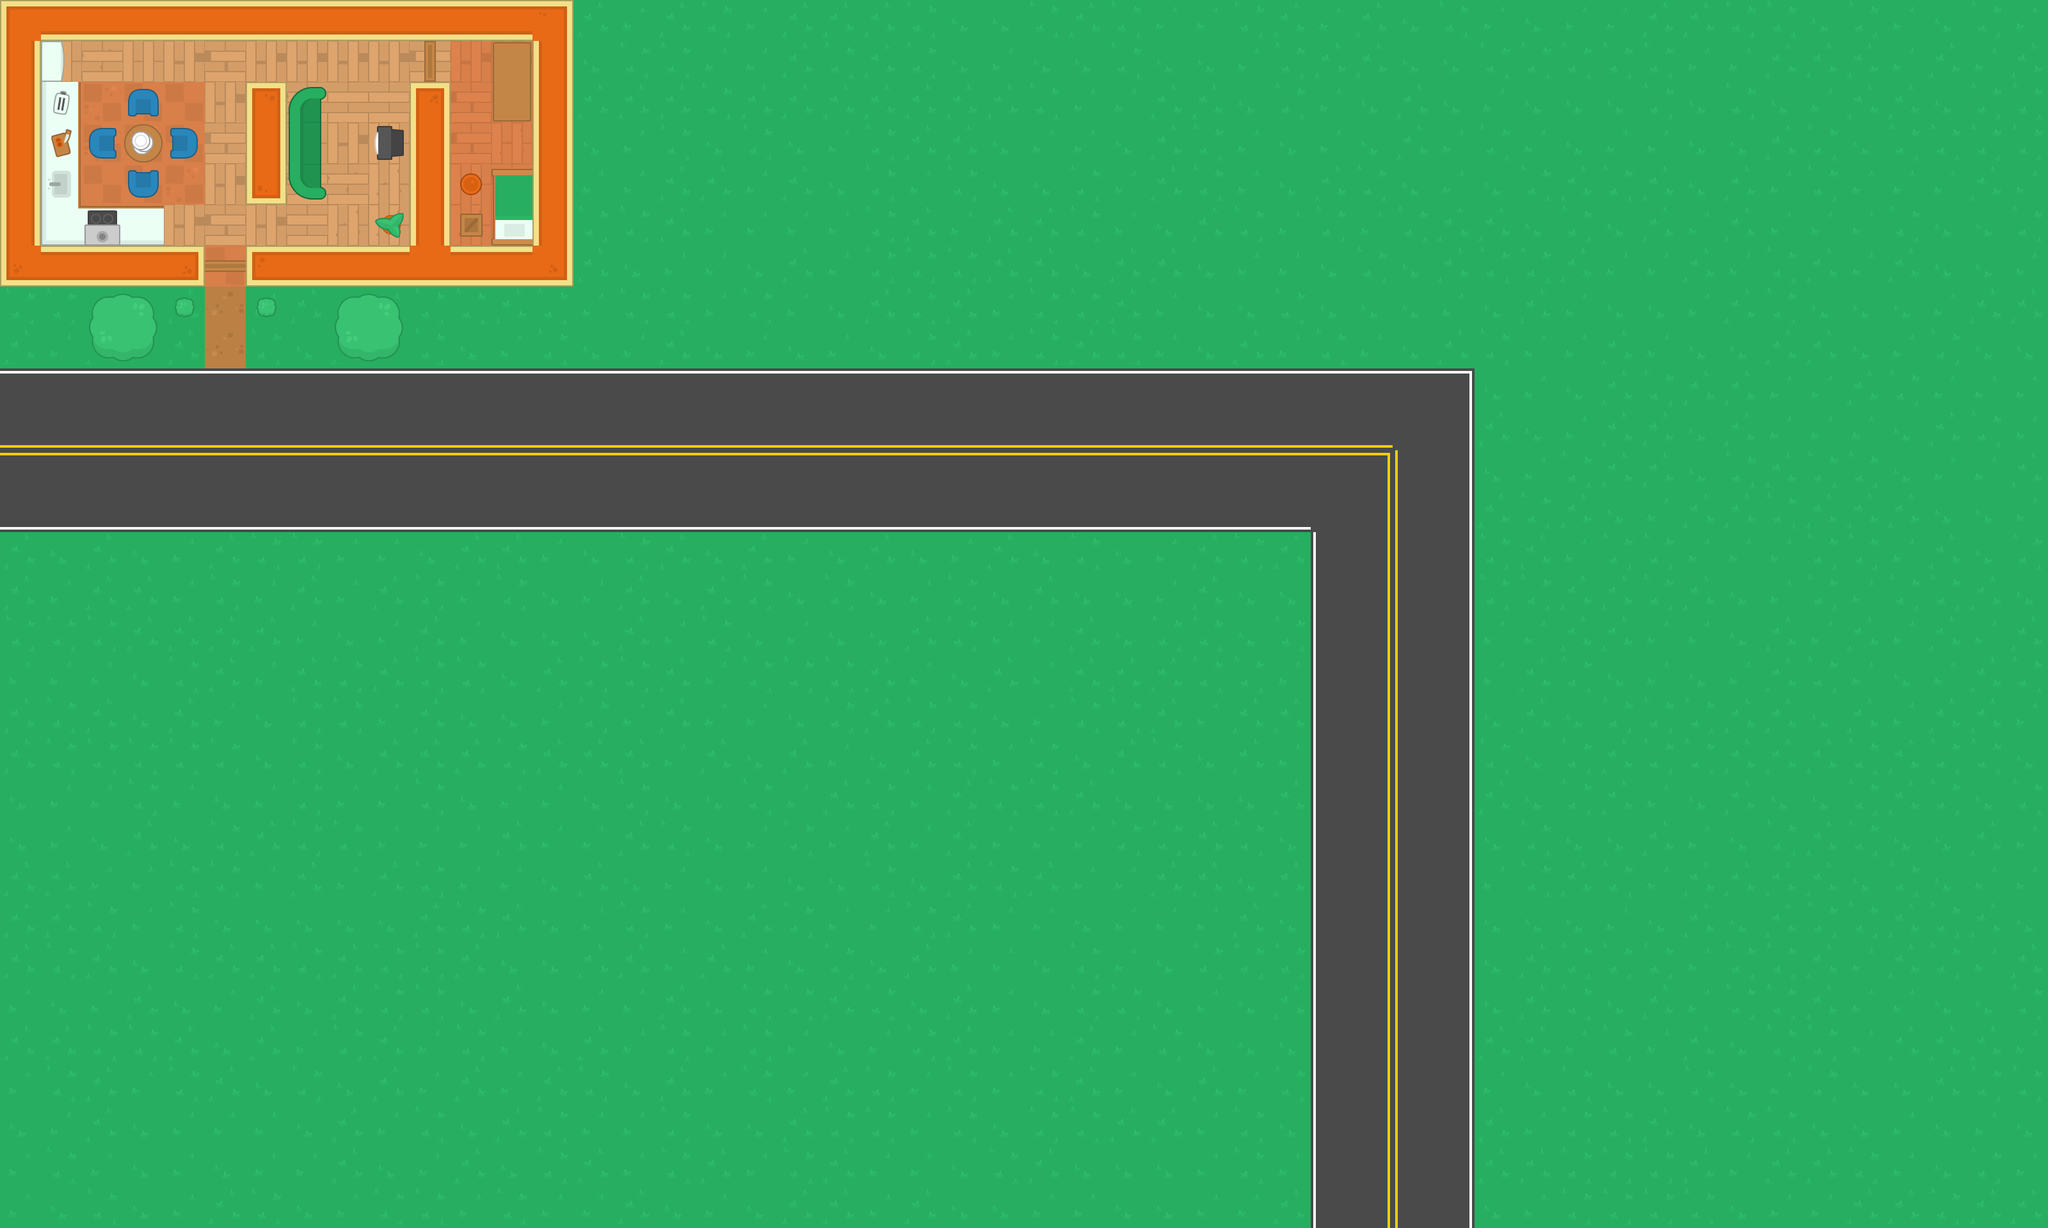

A level layout from a 2D game, rendered from its tile map. Below: a short description, then the map file with tile-grid data replaced by summaries:
An orthogonal 50x30 tile map with 64x64 px tiles, 4 tile layers (ground, walls, items, decorations).

<map version="1.5" tiledversion="1.7.2" orientation="orthogonal" renderorder="right-down" width="50" height="30" tilewidth="64" tileheight="64" infinite="0" nextlayerid="5" nextobjectid="1">
 <tileset firstgid="1" source="tile_map.tsx" />
 <layer id="1" name="ground" width="50" height="30">
  <data>[1500 cells, 1500 non-empty, 28 distinct tile ids]</data>
 </layer>
 <layer id="2" name="walls" width="50" height="30">
  <data>[1500 cells, 56 non-empty, 16 distinct tile ids]</data>
 </layer>
 <layer id="3" name="items" width="50" height="30">
  <data>[1500 cells, 22 non-empty, 15 distinct tile ids]</data>
 </layer>
 <layer id="4" name="decorations" width="50" height="30">
  <data>[1500 cells, 4 non-empty, 4 distinct tile ids]</data>
 </layer>
</map>
